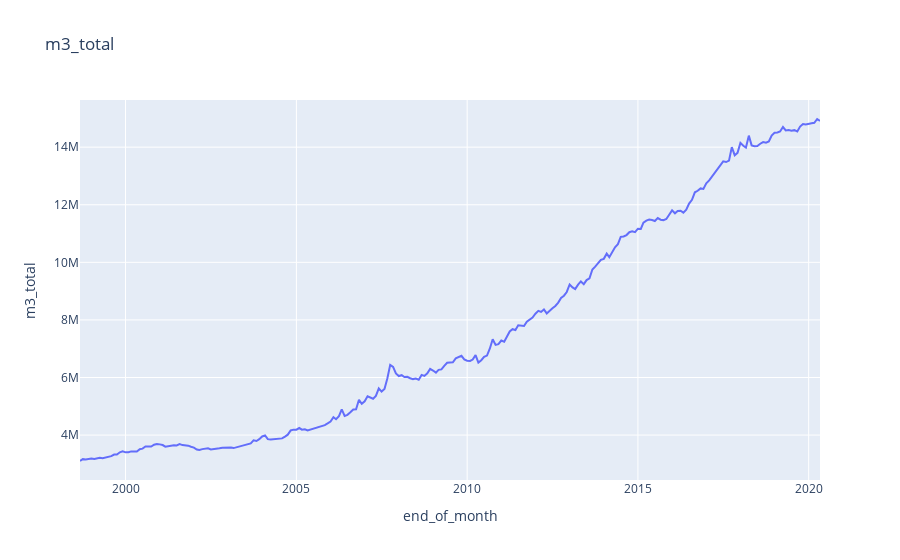

Notebook source saved alongside this figure:
### Code cell
#To plot grapgh on colab run configure_plotly_browser_state() on each cell
configure_plotly_browser_state()
fig = px.line(m3_hkd_Over_mb_tot, x="end_of_month", y = "m3_total",
              
              labels={
                     "x": "End_of_month",
                     "y": "m3_total"
                 },
              title='m3_total')
fig.show()

### Figure 1 — Plotly figure (JSON) as saved in the notebook; plotly's stock layout.template omitted (floating-point values rounded to 4 significant figures; data arrays with more than 128 entries replaced by an {"elided": "..."} marker saying what was removed)
{"data": [{"hovertemplate": "end_of_month=%{x}<br>m3_total=%{y}", "showlegend": false, "legendgroup": "", "name": "", "yaxis": "y", "hoverlabel": {"namelength": 0}, "mode": "lines", "xaxis": "x", "y": {"elided": "261 float values"}, "x": {"elided": "261 str values"}, "line": {"color": "#636efa", "dash": "solid"}, "type": "scatter"}], "layout": {"xaxis": {"domain": [0, 1], "anchor": "y", "title": {"text": "end_of_month"}}, "yaxis": {"domain": [0, 1], "anchor": "x", "title": {"text": "m3_total"}}, "legend": {"tracegroupgap": 0}, "title": {"text": "m3_total"}}}
